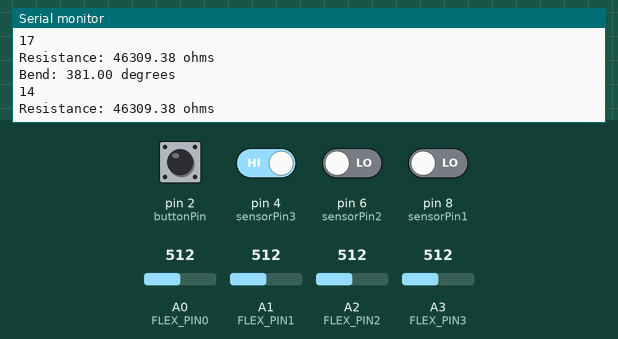
A sketch run on a simulated Arduino Uno, built with avr-gcc and run on an emulated ATmega328P. On the bench: the last lines printed to the serial monitor. The test bench sets the inputs (shaded band); at power-on: pin 4 (sensorPin3) HIGH, pin 2 (buttonPin), pin 6 (sensorPin2), pin 8 (sensorPin1) LOW, A0 (FLEX_PIN0) = 512, A1 (FLEX_PIN1) = 512, A2 (FLEX_PIN2) = 512, A3 (FLEX_PIN3) = 512.

Above: at 1.4 s.
1.5 s: A0 (FLEX_PIN0) set to 716
At 1.89 s:
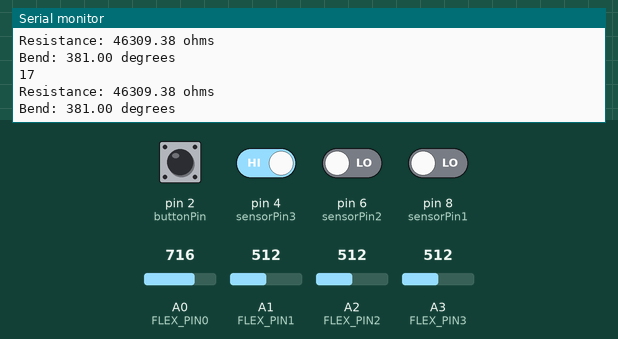
3.0 s: A1 (FLEX_PIN1) set to 306
4.5 s: A2 (FLEX_PIN2) set to 992
6.0 s: A3 (FLEX_PIN3) set to 30
At 6.77 s:
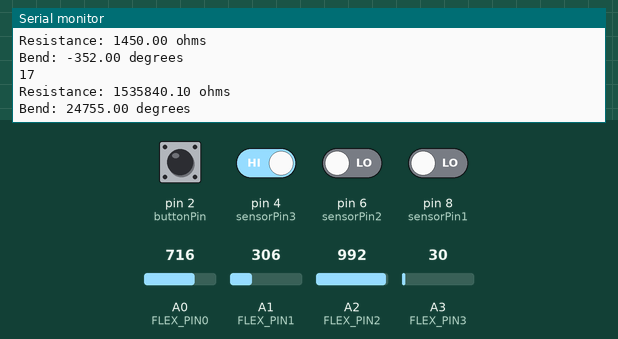
Timing chart, 0 to 8.5 s (numbered marks = the images above; inputs shaded):
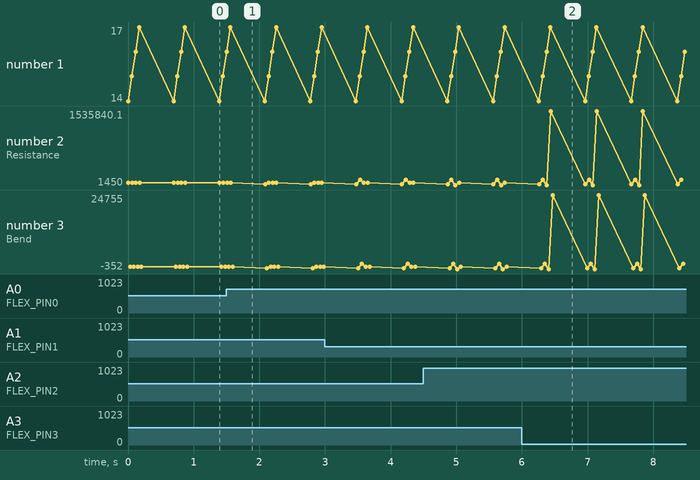

The sketch:

touch_flex_code.ino
```cpp
/******************************************************************************
Flex_Sensor_Example.ino
Example sketch for SparkFun's flex sensors
  (https://www.sparkfun.com/products/10264)
Jim Lindblom @ SparkFun Electronics
April 28, 2016

Create a voltage divider circuit combining a flex sensor with a 47k resistor.
- The resistor should connect from A0 to GND.
- The flex sensor should connect from A0 to 3.3V
As the resistance of the flex sensor increases (meaning it's being bent), the
voltage at A0 should decrease.

Development environment specifics:
Arduino 1.6.7
******************************************************************************/
const int FLEX_PIN0 = A0; // Pin connected to voltage divider output //index finger
const int FLEX_PIN1 = A1; //middle finger
const int FLEX_PIN2 = A2; //ring finger
const int FLEX_PIN3 = A3; //pinkie finger
const int buttonPin = 2;
const int N = 10; //how many values go into the calibration session


int sensorPin1 = 8;
int sensorPin2 = 6;
int sensorPin3 = 4;
int sensorPin4 = 2;

int buttonState = 0;

#include <SoftwareSerial.h>

SoftwareSerial BTserial(11, 12); // RX | TX


// Measure the voltage at 5V and the actual resistance of your
// 47k resistor, and enter them below:
const float VCC = 4.98; // Measured voltage of Ardunio 5V line
const float R_DIV = 46400.0; // Measured resistance of 3.3k resistor

// Upload the code, then try to adjust these values to more
// accurately calculate bend degree.
// may need to specify for each user --> make a calibrate function and button for finding sensor values
const float STRAIGHT_RESISTANCE = 23000.0; // resistance when straight
const float BEND_RESISTANCE = 28500.0; // resistance at 90 deg


void setup()
{
  Serial.begin(9600);
  BTserial.begin(9600);
  pinMode(FLEX_PIN0, INPUT);
  pinMode(FLEX_PIN1, INPUT);
  pinMode(FLEX_PIN2, INPUT);
  pinMode(FLEX_PIN3, INPUT);

  pinMode(buttonPin, INPUT);

   pinMode(sensorPin1, INPUT);
    pinMode(sensorPin2, INPUT);
    pinMode(sensorPin3, INPUT);
    pinMode(sensorPin4, INPUT);

}

void loop()
{
//  BTserial.print("test");
//  BTserial.print(",");

  //flex sensor 1
  int pin = FLEX_PIN0;
  int flexADC = analogRead(pin);
  //int flexADC = analogRead(A0);
  float flexV = flexADC * VCC / 1023.0;
  float flexR = R_DIV * (VCC / flexV - 1.0);
  Serial.println(String(pin));
  Serial.println("Resistance: " + String(flexR) + " ohms");

  // Use the calculated resistance to estimate the sensor's
  // bend angle:
  float angle = map(flexR, STRAIGHT_RESISTANCE, BEND_RESISTANCE,
                   0, 90.0);

  Serial.println("Bend: " + String(angle) + " degrees");
  Serial.println();

  BTserial.print(String(angle));
  BTserial.print(",");


  //flex sensor 2
  pin = FLEX_PIN1;
 flexADC = analogRead(pin);
  //int flexADC = analogRead(A0);
  flexV = flexADC * VCC / 1023.0;
  flexR = R_DIV * (VCC / flexV - 1.0);
  Serial.println(String(pin));
  Serial.println("Resistance: " + String(flexR) + " ohms");

  // Use the calculated resistance to estimate the sensor's
  // bend angle:
  angle = map(flexR, STRAIGHT_RESISTANCE, BEND_RESISTANCE,
                   0, 90.0);
  float angle1 = angle;

  Serial.println("Bend: " + String(angle) + " degrees");
  Serial.println();

  BTserial.print(String(angle));
  BTserial.print(",");


//flex sensor 3
  pin = FLEX_PIN2;
  flexADC = analogRead(pin);
  //int flexADC = analogRead(A0);
  flexV = flexADC * VCC / 1023.0;
  flexR = R_DIV * (VCC / flexV - 1.0);
  Serial.println(String(pin));
  Serial.println("Resistance: " + String(flexR) + " ohms");

  // Use the calculated resistance to estimate the sensor's
  // bend angle:
  angle = map(flexR, STRAIGHT_RESISTANCE, BEND_RESISTANCE,
                   0, 90.0);

  Serial.println("Bend: " + String(angle) + " degrees");
  Serial.println();

  BTserial.print(String(angle));
  BTserial.print(",");


  //flex sensor 4
  pin = FLEX_PIN3;
  flexADC = analogRead(pin);
  //int flexADC = analogRead(A0);
  flexV = flexADC * VCC / 1023.0;
  flexR = R_DIV * (VCC / flexV - 1.0);
  Serial.println(String(pin));
  Serial.println("Resistance: " + String(flexR) + " ohms");

  // Use the calculated resistance to estimate the sensor's
  // bend angle:
  angle = map(flexR, STRAIGHT_RESISTANCE, BEND_RESISTANCE,
                   0, 90.0);

  Serial.println("Bend: " + String(angle) + " degrees");
  Serial.println();

  BTserial.print(String(angle));
  BTserial.print(",");


if (digitalRead(sensorPin1) == HIGH )
{
    BTserial.print(1);
}

else BTserial.print(0);

   // BTserial.print(",");


if (digitalRead(sensorPin2) == HIGH && !digitalRead(sensorPin3) == HIGH )
{
    BTserial.print(2);
}

else BTserial.print(0);

    //BTserial.print(",");

if (digitalRead(sensorPin3) == HIGH )
{
    BTserial.print(3);
}

else BTserial.print(0);

    //BTserial.print(",");

if (digitalRead(sensorPin4) == HIGH )
{
    BTserial.print(4);
}

else BTserial.print(0);

    BTserial.print(";");

//BTserial.print("1234");

//BTserial.print(";");


delay(20);


  delay(500);

// getReadingPin(FLEX_PIN0);
// getReadingPin(FLEX_PIN1);
// getReadingPin(FLEX_PIN2);
// getReadingPin(FLEX_PIN3);

 //buttonState = digitalRead(buttonPin);

 //BTserial.print(";");


// if(buttonState == LOW) {
//  calibrate();
//  buttonState = HIGH;
// }

}


void getReadingPin(int pin){
  int flexADC = analogRead(pin);
  float flexV = flexADC * VCC / 1023.0;
  float flexR = R_DIV * (VCC / flexV - 1.0);
  Serial.println(String(pin));
  Serial.println("Resistance: " + String(flexR) + " ohms");

  // Use the calculated resistance to estimate the sensor's
  // bend angle:
  float angle = map(flexR, STRAIGHT_RESISTANCE, BEND_RESISTANCE,
                   0, 90.0);

  Serial.println("Bend: " + String(angle) + " degrees");
  Serial.println();

  BTserial.print(String(angle));
  BTserial.print(",");


  delay(500);


}

float getDegrees(int pin){
  int flexADC = analogRead(pin);
  float flexV = flexADC * VCC / 1023.0;
  float flexR = R_DIV * (VCC / flexV - 1.0);
  float angle = map(flexR, STRAIGHT_RESISTANCE, BEND_RESISTANCE,
                   0, 90.0);
  return(angle);

}


void calibrate(){ //stores values for the angles for each of the pins
 Serial.println("Calibrating...");

//float indexFinger[N];
//float middleFinger[N];
//float ringFinger[N];
//float pinkieFinger[N];

float indexSum = 0;
float middleSum = 0;
float ringSum = 0;
float pinkieSum = 0;

  for(int i = 0; i<N; i++){
  indexSum += getDegrees(FLEX_PIN0);
  middleSum += getDegrees(FLEX_PIN1);
  ringSum += getDegrees(FLEX_PIN2);
  pinkieSum += getDegrees(FLEX_PIN3);
  delay(500);
  }

  float indexAvg = indexSum/N;
  float middleAvg = middleSum/N;
  float ringAvg = ringSum/N;
  float pinkieAvg = pinkieSum/N;

  Serial.println("Index average:" + String(indexAvg));
  Serial.println("Middle average:" + String(middleAvg));
  Serial.println("Ring average:" + String(ringAvg));
  Serial.println("Pinkie average:" + String(pinkieAvg));


}
```

Measured:
- after the input at 6.0 s, the serial monitor: prints a new line after 0.44 s (image 2)
